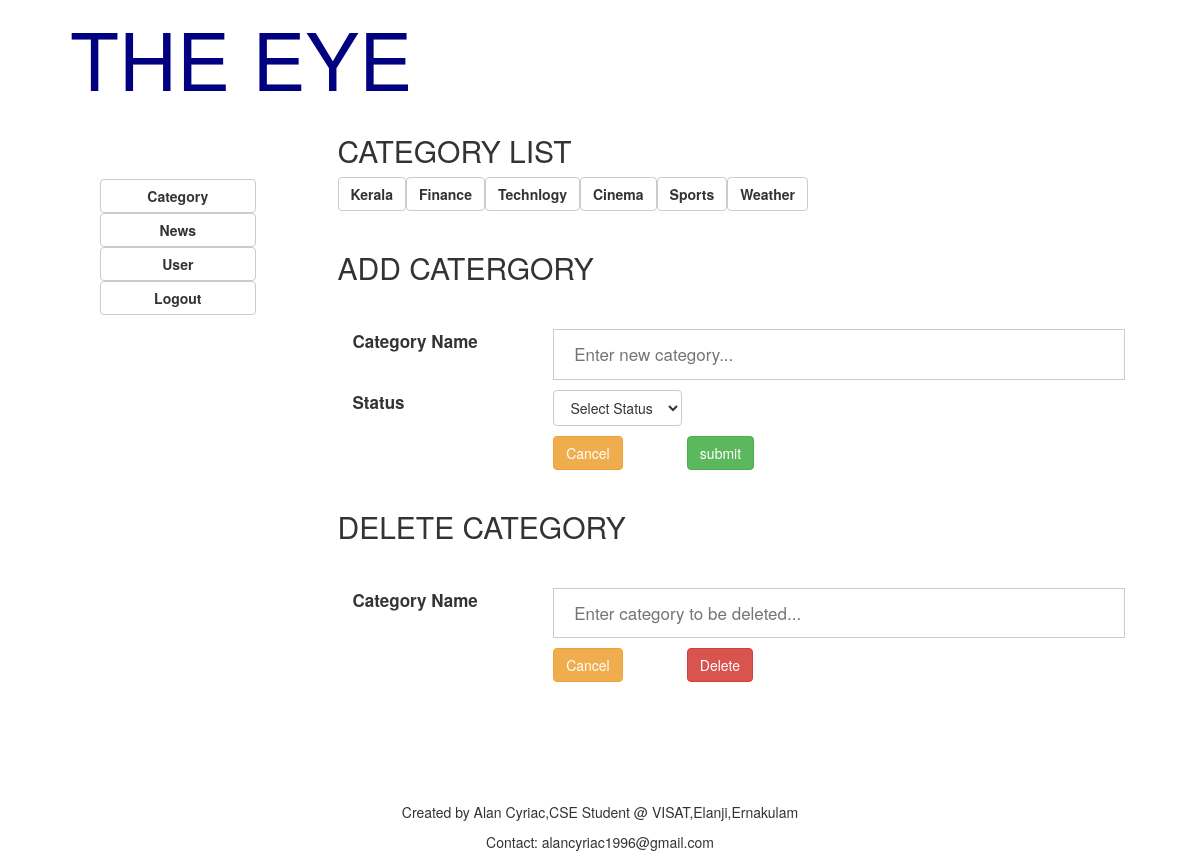
The app's page /category_add.php with its own data.
### tables this page shows
CREATE TABLE `category` (
  `id` int(11) NOT NULL,
  `category_name` varchar(20) NOT NULL,
  `status` varchar(10) NOT NULL
);

### category_add.php (the view, shortened to what this page needs)
<?php
	include 'database.php';
	include 'header.php';
	include 'menu.php';
	$sql="SELECT category_name FROM category";
	$list_category=$conn->query($sql);
?>
	<div class="col-sm-9">
		<div class="col-sm-12">
			<div class="row">
				<table>
					<tr><h2>CATEGORY LIST</h2></tr>
					<tr class="category-shift-left">
						<?php while ($rows = $list_category->fetch_assoc()) { ?>
								<th class="btn btn-default"><b><?php echo $rows["category_name"];?></b></th>
						<?php } ?>
					</tr>
				</table>
			</div><br><br>
		</div>
		<h2>ADD CATERGORY</h2>
		<form action="category_add.php" autocomplete="on" method="post" enctype="multipart/form-data" class="shift-info">
			<div class="col-sm-12">
				<div class="row form-pad">
					<div class="col-sm-3"><label>Category Name</label></div>
					<div class="col-sm-9">
						<input type="text" name="categoryname" placeholder="Enter new category..." class="form-style" required>
					</div>
				</div>
				<div class="row form-pad">
					<div class="col-sm-3"><label>Status</label></div>
					<div class="col-sm-8">
						<select name="status" class="btn btn-default" required>
								<option>Select Status</option>
						</select>
					</div>
				</div>
				<div class="row form-pad">
					<div class="col-sm-3"></div>
					<div class="col-sm-2">
						<button type="reset" class="btn btn-warning">Cancel</button>
					</div>
					<div class="col-sm-2">
						<input type="submit" name="save-btn" value="submit" class="btn btn-success">
					</div>
				</div><br><br>
			</div>
		</form>
		<h2>DELETE CATEGORY</h2>
		<form action="category_add.php" autocomplete="on" method="post" enctype="multipart/form-data" class="shift-info">
			<div class="col-sm-12">
				<div class="row form-pad">
					<div class="col-sm-3"><label>Category Name</label></div>
					<div class="col-sm-9">
						<input type="text" name="categorydelete" placeholder="Enter category to be deleted..." class="form-style" required>
					</div>
				</div>
				<div class="row form-pad">
					<div class="col-sm-3"></div>
					<div class="col-sm-2">
						<button type="reset" class="btn btn-warning">Cancel</button>
					</div>
					<div class="col-sm-2">
						<input type="submit" name="save-btn" value="Delete" class="btn btn-danger">
					</div>
				</div><br><br><br><br><br><br>
			</div>
		</form>
	</div>
<?php
	include 'footer.php';
 ?>

### css/css.css (style rules this page uses)
th { text-align: center; }
.shift-info { padding-top: 25px; }
.category-shift-left { padding-left: 65px; }
.form-style { width: 100%; padding: 12px 20px; border: 1px solid #ccc; box-sizing: border-box; }
.form-pad { padding-top: 10px; font-size: 17px; }

### records on screen
category: category_name "Kerala"
category: category_name "Finance"
category: category_name "Technlogy"
category: category_name "Cinema"
category: category_name "Sports"
category: category_name "Weather"
